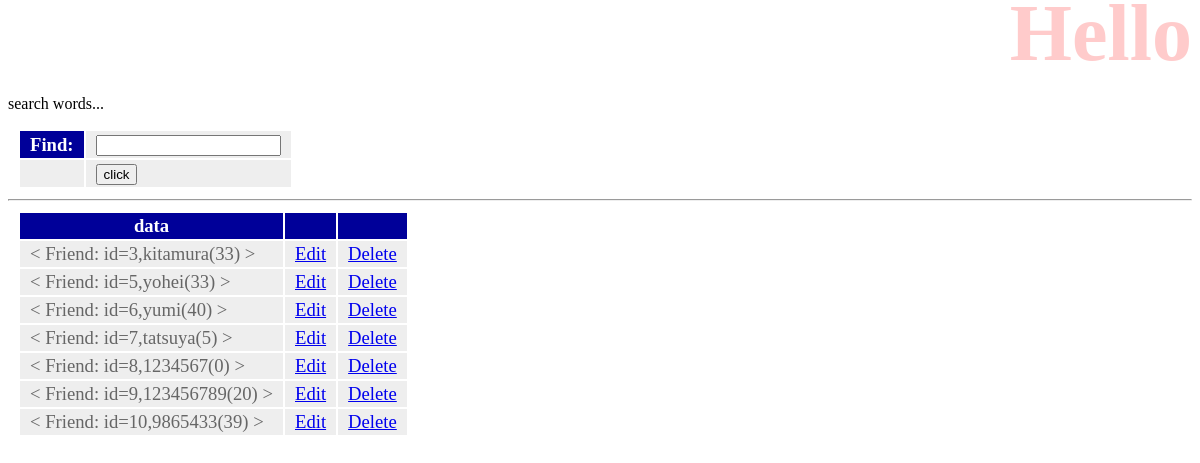
/hello/find, run on the app's committed database.
### hello/models.py (models this page shows)
class Friend(models.Model):
    name = models.CharField(max_length=10, validators=[MinLengthValidator(1), number_only],)
    mail = models.EmailField(max_length=200)
    gender = models.BooleanField()
    age = models.IntegerField(default=0, validators=[MinValueValidator(0), MaxValueValidator(150)])
    birthday = models.DateField()
    def __str__(self):
        return '< Friend: id=' + str(self.id) + ',' + self.name + '(' + str(self.age) + ') >'

### hello/views.py (the view)
# urls.py: path('find', views.find, name='find'),
def find(request):
    if request.method == 'POST':
        str = request.POST['find']
        list = str.split()
        msg = 'search result:'
        form = FindForm(request.POST)
        data = Friend.objects.filter(name__in=list)
    else:
        msg = 'search words...'
        form = FindForm()
        data = Friend.objects.all()
    params = {
        'title': 'Hello',
        'message':msg,
        'form': form,
        'data':data,
    }
    return render(request, 'hello/find.html', params)

### hello/forms.py
class FindForm(forms.Form):
    find = forms.CharField(label='Find', required=False)

### hello/templates/hello/find.html (shortened to what this page needs)
{% load static %}
<!DOCTYPE html>
<html lang="ja">
<head>
    <link rel="stylesheet" type="text/css" href="{% static 'hello/css/style.css' %}" />
</head>
<body>
    <h1>{{title}}</h1>
    <p>{{message|safe}}</p>
    <table>
        <form action="{% url 'find' %}" method="post">
            {{ form.as_table }}
            <tr><td></td><td><input type="submit" value="click"></td></tr>
        </form>
    </table>
    <hr>
        <table>
        <tr>
            <th>data</th>
            <th></th>
            <th></th>
        </tr>
    {% for item in data %}
        <tr>
            <td>{{item}}</td>
            <td><a href="{% url 'edit' item.id %}">Edit</a></td>
            <td><a href="{% url 'delete' item.id %}">Delete</a></td>
        </tr>
    {% endfor %}
    </table>
</body>
</html>

### hello/static/hello/css/style.css (style rules this page uses)
h1 { color:red; opacity:0.2; font-size:60pt; margin-top:-20px; margin-bottom:0px; text-align:right; }
table { margin:10px; font-size:14pt; }
table tr th { background-color:#009; color:white; padding:2px 10px; border-size:2px; }
table tr td { background-color:#eee; color:#666; padding:2px 10px; border-size:2px; }

### data on the page
Friend: id+name+age "< Friend: id=3,kitamura(33) >"
Friend: id+name+age "< Friend: id=5,yohei(33) >"
Friend: id+name+age "< Friend: id=6,yumi(40) >"
Friend: id+name+age "< Friend: id=7,tatsuya(5) >"
Friend: id+name+age "< Friend: id=8,1234567(0) >"
Friend: id+name+age "< Friend: id=9,123456789(20) >"
Friend: id+name+age "< Friend: id=10,9865433(39) >"

### other printed values
{{ message|safe }} "search words..."
